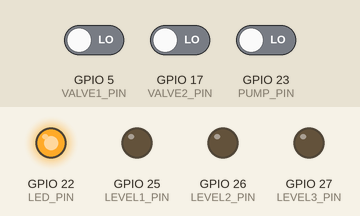
The program below on a simulated ESP32. Parts: output pins drawn as LEDs (lit = HIGH). Inputs (shaded band) come from the test bench; at power-on: GPIO 5 (VALVE1_PIN) LOW, GPIO 17 (VALVE2_PIN) LOW, GPIO 23 (PUMP_PIN) LOW.

Above: at 1.2 s.
1.3 s: GPIO 5 (VALVE1_PIN) driven HIGH
At 2.2 s:
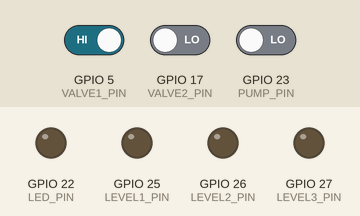
2.9 s: GPIO 5 (VALVE1_PIN) driven LOW
At 3.5 s:
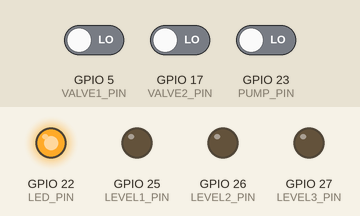
4.4 s: GPIO 17 (VALVE2_PIN) driven HIGH
At 43.8 s:
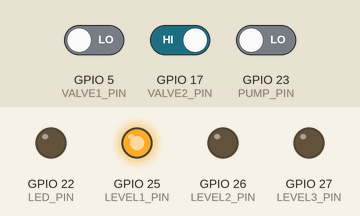
Timing chart, 0 to 54.6 s (numbered marks = the images above; inputs shaded):
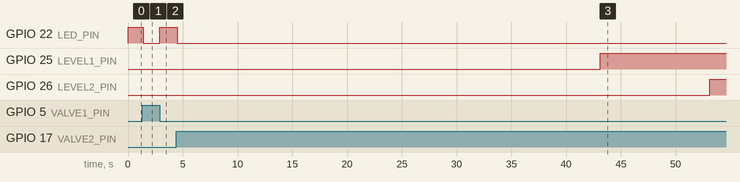

Measured:
- after the input at 1.3 s, GPIO 22 (LED_PIN): HIGH → LOW after 0.10 s
- after the input at 2.9 s, GPIO 22 (LED_PIN): LOW → HIGH at once
- after the input at 4.4 s, GPIO 22 (LED_PIN): HIGH → LOW after 0.10 s; GPIO 25 (LEVEL1_PIN): LOW → HIGH after 38.7 s; GPIO 26 (LEVEL2_PIN): LOW → HIGH after 48.7 s

The program:

main.cpp
```cpp
#include <Arduino.h>

#define VALVE1_PIN      5   // pin 34
#define VALVE2_PIN      17  // pin 35
//#define VALVE3_PIN  GPIO  // pin
#define PUMP_PIN        23  // pin 36

#define LEVEL1_PIN      25  // pin 14
#define LEVEL2_PIN      26  // pin 15
#define LEVEL3_PIN      27  // pin 16
#define LED_PIN         22

void setup() {
    // put your setup code here, to run once:
    pinMode(VALVE1_PIN, INPUT_PULLDOWN);
    pinMode(VALVE2_PIN, INPUT_PULLDOWN);
    pinMode(PUMP_PIN, INPUT_PULLDOWN);

    pinMode(LEVEL1_PIN, OUTPUT);
    pinMode(LEVEL2_PIN, OUTPUT);
    pinMode(LEVEL3_PIN, OUTPUT);
    pinMode(LED_PIN, OUTPUT);

    digitalWrite(LEVEL1_PIN, 0);
    digitalWrite(LEVEL2_PIN, 0);
    digitalWrite(LEVEL3_PIN, 0);

    digitalWrite(LED_PIN, 0);
}

#define LEVEL_LO    (40*100)
#define LEVEL_MI    (50*100)
#define LEVEL_HI    (60*100)
#define LEVEL_MAX   (100*100) // 100s

uint32_t level = 0;
uint16_t filter = 0;

void loop() {
    // put your main code here, to run repeatedly:
    while(1) {
        if (digitalRead(VALVE1_PIN) || digitalRead(VALVE2_PIN)) {
            if (filter < 10) filter++;
            else {
                digitalWrite(LED_PIN, 0);
                if (level < LEVEL_MAX)
                    level++;
            }
        } else if( digitalRead(PUMP_PIN) ) {
            if(filter < 10) filter--;
            else {
                digitalWrite(LED_PIN, 0);
                if (level > 0)
                    level--;
            }
        } else {
            filter = 0;
            digitalWrite(LED_PIN, 1);
        }
        if (level > LEVEL_LO) digitalWrite(LEVEL1_PIN, 1); else digitalWrite(LEVEL1_PIN, 0);
        if (level > LEVEL_MI) digitalWrite(LEVEL2_PIN, 1); else digitalWrite(LEVEL2_PIN, 0);
        if (level > LEVEL_HI) digitalWrite(LEVEL3_PIN, 1); else digitalWrite(LEVEL3_PIN, 0);
        delay(10);
    }
}
```
